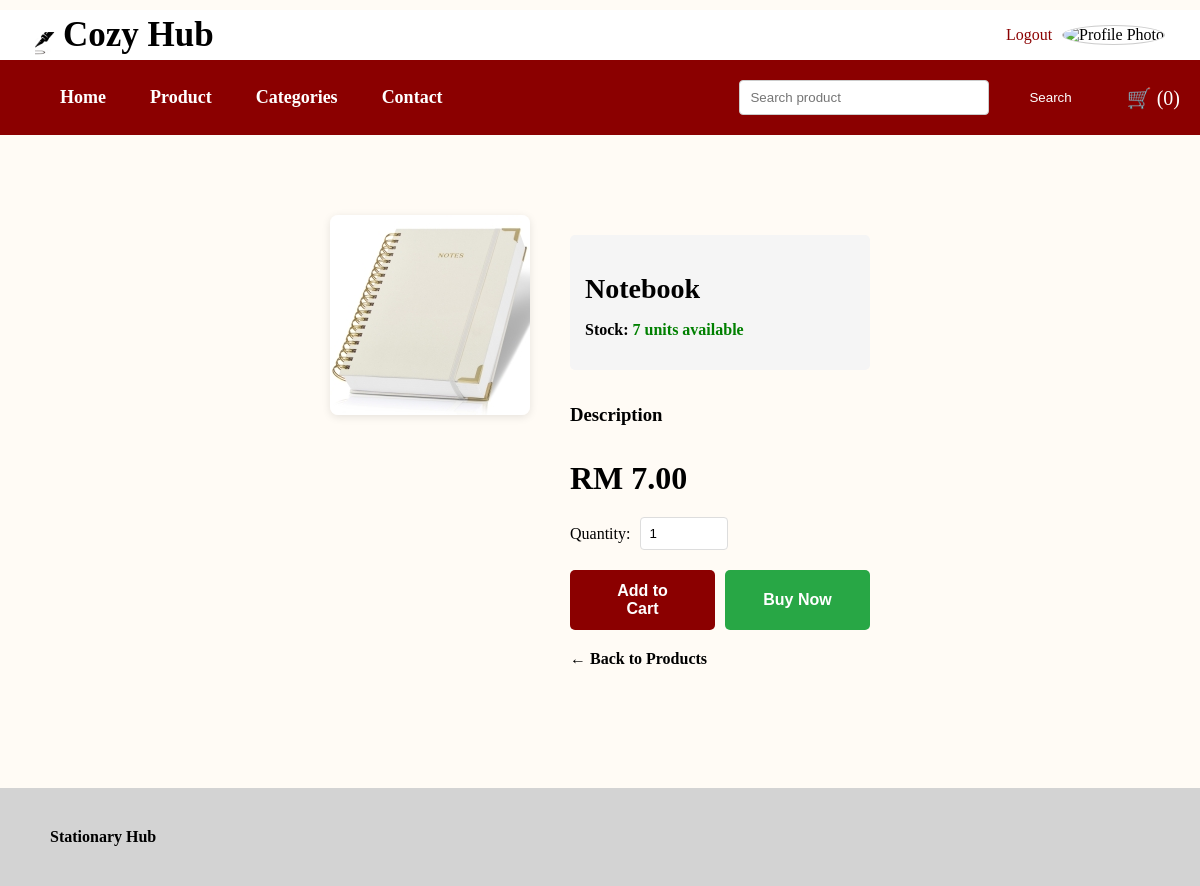
The app's page /app/product/product_detail.php?product_id=11 (signed in) with its own data.
### tables this page shows
CREATE TABLE `product` (
  `product_id` int(11) NOT NULL,
  `product_name` varchar(100) NOT NULL,
  `category_id` int(11) NOT NULL,
  `price` decimal(10,2) NOT NULL,
  `stock_quantity` int(11) NOT NULL,
  `image` varchar(100) NOT NULL,
  `description` varchar(255) NOT NULL,
  `is_active` tinyint(1) NOT NULL
);

### app/_base.php (called while the page is built, shortened)
<?php
function encode($value) {
    return htmlentities($value);
}
?>

### app/product/product_detail.php (the view, shortened to what this page needs)
<?php
include '../customer_header.php';
$product_id = (int)req('product_id');
$product = $_db->prepare('SELECT p.*, c.category_name FROM product p JOIN category c ON p.category_id = c.category_id WHERE p.product_id = ? AND p.is_active = 1');
$product->execute([$product_id]);
$product = $product->fetch();
?>
<section class="product-detail">
    <div class="product-detail-container">
        <div class="product-image-section">
            <img src="../product_img/<?= encode($product->image) ?>" alt="<?= encode($product->product_name) ?>" class="product-detail-image">
        </div>
        <div class="product-info-section">
            <div class="product-meta">
                <p class="category">
                    <h1><?= ($product->product_name) ?></h1>
                </p>
                <p class="stock-status">
                    <strong>Stock:</strong>
                    <span class="<?= $product->stock_quantity > 0 ? 'in-stock' : 'out-of-stock' ?>">
                        <?= $product->stock_quantity > 0 ? $product->stock_quantity . ' units available' : 'Out of Stock' ?>
                    </span>
                </p>
            </div>
            <div class="product-description">
                <h3>Description</h3>
            </div>
            <div class="product-price">
                <h2>RM <?= number_format($product->price, 2) ?></h2>
            </div>
            <?php if ($product->stock_quantity > 0): ?>
                <form method="post" class="add-to-cart-form">
                    <div class="quantity-selector">
                        <label for="quantity">Quantity:</label>
                        <input type="number" id="quantity" name="quantity" value="1" min="1" max="<?= $product->stock_quantity ?>">
                    </div>
                    <div class="button-group">
                        <button type="submit" name="add" value="1" class="btn-add-cart">Add to Cart</button>
                        <button type="submit" name="buy_now" value="1" class="btn-buy-now">Buy Now</button>
                    </div>
                </form>
            <?php else: ?>
                <p class="out-of-stock-message">This product is currently out of stock</p>
            <?php endif; ?>
            <a href="viewproduct.php" class="btn-back">← Back to Products</a>
        </div>
    </div>
</section>
<?php include '../_foot.php'; ?>

### app/css/app.css (style rules this page uses)
body { margin: 0; min-height: 100vh; display: grid; grid: auto auto 1fr auto / auto; background-color: #FFFBF5; }
.product-detail-container, .product-detail { display: flex; gap: 40px; max-width: 1200px; margin: 40px auto; padding: 0 20px; flex-wrap: wrap; }
.product-image-section, .product-image { flex: 1; }
.product-detail-image, .product-image img { width: 100%; max-width: 500px; height: auto; border-radius: 8px; box-shadow: 0 2px 8px rgba(0, 0, 0, 0.1); }
.product-info-section, .product-info { flex: 1; min-width: 300px; }
.product-info-section h1, .product-info h1 { font-size: 28px; margin-bottom: 10px; color: var(--text-dark); }
.product-meta { margin: 20px 0; padding: 15px; background-color: #f5f5f5; border-radius: 5px; }
.stock-status .in-stock { color: green; font-weight: bold; }
.product-description { margin: 30px 0; line-height: 1.6; }
.product-price h2, .product-info .price { color: var(--primary); font-size: 32px; margin: 20px 0; }
.quantity-selector { margin: 20px 0; display: flex; align-items: center; gap: 10px; }
.quantity-selector input { width: 70px; padding: 8px; border: 1px solid #ddd; border-radius: 4px; }
.button-group, .actions { display: flex; gap: 10px; margin-top: 20px; flex-wrap: wrap; }
.btn-add-cart, .btn-buy-now, .buy-now, .btn { padding: 12px 30px; border: none; border-radius: 5px; cursor: pointer; font-size: 16px; text-align: center; text-decoration: none; font-weight: bold; flex: 1; transition: background-color 0.3s; }
.btn-add-cart, .btn { background-color: darkred; color: white; }
.btn-buy-now, .buy-now { background-color: #28a745; color: white; }
.btn-back, .back-link a { display: inline-block; margin-top: 20px; color: var(--primary); text-decoration: none; font-weight: bold; }

### records on screen
product: image (picture), product_name "Notebook", stock_quantity "7", price "7.00"

### other values on screen
$cart_count "0"
